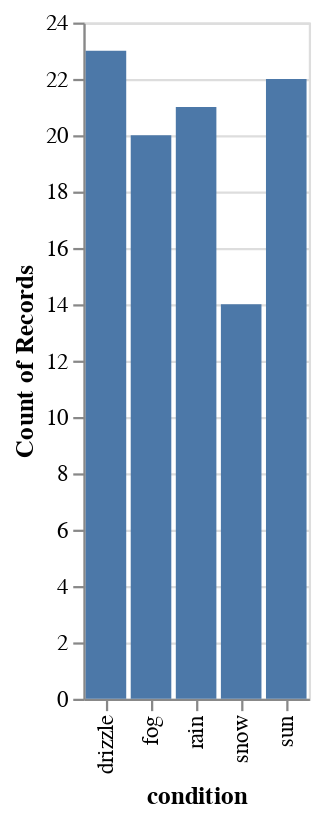

Notebook code for this chart:
### Code cell
base = alt.Chart(df)
bar = base.mark_bar().encode(
    x=alt.X(field='condition', 
            type='nominal', 
            scale=alt.Scale(type='ordinal')),
    y=alt.Y(field='condition', 
            type='nominal', 
            aggregate='count', 
            scale=alt.Scale(type='linear', zero=True))
)
display_chart(bar)

### Figure 1 — Vega-Lite specification as saved in the notebook (floating-point values rounded to 4 significant figures)
{"config": {"view": {"continuousWidth": 400, "continuousHeight": 300}}, "data": {"name": "data-80b0e930866eee6a77413fd6e0890a78"}, "mark": "bar", "encoding": {"x": {"field": "condition", "scale": {"type": "ordinal"}, "type": "nominal"}, "y": {"aggregate": "count", "field": "condition", "scale": {"type": "linear", "zero": true}, "type": "nominal"}}, "$schema": "https://vega.github.io/schema/vega-lite/v4.17.0.json", "datasets": {"data-80b0e930866eee6a77413fd6e0890a78": [{"temperature": 39.36, "wind": 11.56, "precipitation": 88.42, "condition": "fog"}, {"temperature": -5.947, "wind": 86.91, "precipitation": 70.56, "condition": "rain"}, {"temperature": 32.83, "wind": 97.66, "precipitation": 82.66, "condition": "sun"}, {"temperature": 17.53, "wind": 65.53, "precipitation": 53.86, "condition": "snow"}, {"temperature": -6.809, "wind": 37.03, "precipitation": 93.87, "condition": "drizzle"}, {"temperature": 42.36, "wind": 72.01, "precipitation": 40.66, "condition": "sun"}, {"temperature": 12.24, "wind": 24.36, "precipitation": 83.89, "condition": "sun"}, {"temperature": 42.81, "wind": 29.81, "precipitation": 71.55, "condition": "sun"}, {"temperature": 22.54, "wind": 96.88, "precipitation": 57.21, "condition": "rain"}, {"temperature": 22.5, "wind": 73.46, "precipitation": 18.48, "condition": "fog"}, {"temperature": 20.7, "wind": 78.81, "precipitation": 82.06, "condition": "drizzle"}, {"temperature": 25.29, "wind": 80.31, "precipitation": 22.37, "condition": "sun"}, {"temperature": 38.28, "wind": 67.47, "precipitation": 20.74, "condition": "snow"}, {"temperature": 3.673, "wind": 1.012, "precipitation": 18.16, "condition": "fog"}, {"temperature": 43.06, "wind": 60.68, "precipitation": 57.77, "condition": "drizzle"}, {"temperature": 32.27, "wind": 51.25, "precipitation": 82.37, "condition": "sun"}, {"temperature": 20.65, "wind": 17.36, "precipitation": 61.86, "condition": "snow"}, {"temperature": 7.592, "wind": 56.88, "precipitation": 63.84, "condition": "drizzle"}, {"temperature": 34.13, "wind": 53.5, "precipitation": 39.9, "condition": "drizzle"}, {"temperature": 43.35, "wind": 25.61, "precipitation": 80.37, "condition": "sun"}, {"temperature": -0.6671, "wind": 85.49, "precipitation": 74.2, "condition": "fog"}, {"temperature": 27.72, "wind": 92.4, "precipitation": 35.46, "condition": "sun"}, {"temperature": 42.99, "wind": 4.767, "precipitation": 78.85, "condition": "drizzle"}, {"temperature": 12.78, "wind": 70.43, "precipitation": 32.2, "condition": "rain"}, {"temperature": 12.35, "wind": 96.38, "precipitation": 58.32, "condition": "drizzle"}, {"temperature": 16.62, "wind": 79.43, "precipitation": 13.0, "condition": "drizzle"}, {"temperature": 37.42, "wind": 61.35, "precipitation": 43.78, "condition": "rain"}, {"temperature": 4.48, "wind": 49.78, "precipitation": 50.7, "condition": "drizzle"}, {"temperature": 24.1, "wind": 8.979, "precipitation": 30.64, "condition": "sun"}, {"temperature": -5.322, "wind": 61.19, "precipitation": 31.59, "condition": "snow"}, {"temperature": 9.657, "wind": 2.137, "precipitation": 57.55, "condition": "rain"}, {"temperature": 23.09, "wind": 16.85, "precipitation": 49.38, "condition": "snow"}, {"temperature": -0.8911, "wind": 67.44, "precipitation": 44.01, "condition": "drizzle"}, {"temperature": 38.78, "wind": 19.35, "precipitation": 18.48, "condition": "snow"}, {"temperature": 3.421, "wind": 27.41, "precipitation": 32.85, "condition": "fog"}, {"temperature": -5.033, "wind": 94.26, "precipitation": 43.46, "condition": "fog"}, {"temperature": -9.971, "wind": 93.98, "precipitation": 74.78, "condition": "sun"}, {"temperature": 14.88, "wind": 24.79, "precipitation": 51.2, "condition": "drizzle"}, {"temperature": 14.02, "wind": 91.63, "precipitation": 99.5, "condition": "sun"}, {"temperature": 31.31, "wind": 40.9, "precipitation": 74.89, "condition": "rain"}, {"temperature": 30.61, "wind": 42.06, "precipitation": 69.68, "condition": "snow"}, {"temperature": 34.75, "wind": 38.58, "precipitation": 67.83, "condition": "sun"}, {"temperature": 8.121, "wind": 98.8, "precipitation": 21.13, "condition": "drizzle"}, {"temperature": 21.83, "wind": 22.12, "precipitation": 79.23, "condition": "fog"}, {"temperature": 37.98, "wind": 3.931, "precipitation": 14.59, "condition": "rain"}, {"temperature": 25.96, "wind": 30.88, "precipitation": 81.57, "condition": "rain"}, {"temperature": 35.17, "wind": 31.08, "precipitation": 24.19, "condition": "rain"}, {"temperature": 33.36, "wind": 2.925, "precipitation": 12.16, "condition": "fog"}, {"temperature": -3.59, "wind": 86.99, "precipitation": 2.364, "condition": "drizzle"}, {"temperature": 43.53, "wind": 70.61, "precipitation": 66.95, "condition": "rain"}, {"temperature": 1.834, "wind": 75.07, "precipitation": 53.69, "condition": "sun"}, {"temperature": 43.48, "wind": 71.69, "precipitation": 31.73, "condition": "sun"}, {"temperature": 24.71, "wind": 68.3, "precipitation": 20.5, "condition": "snow"}, {"temperature": 16.05, "wind": 53.0, "precipitation": 11.69, "condition": "fog"}, {"temperature": 28.08, "wind": 24.84, "precipitation": 7.757, "condition": "fog"}, {"temperature": 26.31, "wind": 45.03, "precipitation": 31.41, "condition": "fog"}, {"temperature": 25.48, "wind": 87.22, "precipitation": 13.97, "condition": "snow"}, {"temperature": 11.04, "wind": 33.86, "precipitation": 38.97, "condition": "rain"}, {"temperature": 0.8142, "wind": 70.99, "precipitation": 19.27, "condition": "drizzle"}, {"temperature": 25.39, "wind": 68.95, "precipitation": 93.12, "condition": "fog"}, {"temperature": 27.77, "wind": 15.44, "precipitation": 5.294, "condition": "sun"}, {"temperature": 3.055, "wind": 86.43, "precipitation": 2.625, "condition": "rain"}, {"temperature": 39.42, "wind": 47.4, "precipitation": 41.73, "condition": "rain"}, {"temperature": 31.62, "wind": 31.29, "precipitation": 61.66, "condition": "snow"}, {"temperature": 37.73, "wind": 56.11, "precipitation": 81.92, "condition": "fog"}, {"temperature": 29.41, "wind": 46.76, "precipitation": 32.18, "condition": "snow"}, {"temperature": -5.305, "wind": 16.51, "precipitation": 40.73, "condition": "fog"}, {"temperature": 28.25, "wind": 74.65, "precipitation": 8.992, "condition": "drizzle"}, {"temperature": 40.71, "wind": 60.52, "precipitation": 5.486, "condition": "rain"}, {"temperature": 1.286, "wind": 47.74, "precipitation": 77.71, "condition": "drizzle"}, {"temperature": 14.0, "wind": 99.21, "precipitation": 14.9, "condition": "drizzle"}, {"temperature": 18.83, "wind": 96.75, "precipitation": 62.15, "condition": "rain"}, {"temperature": 17.1, "wind": 95.33, "precipitation": 1.769, "condition": "rain"}, {"temperature": 31.6, "wind": 80.13, "precipitation": 19.25, "condition": "drizzle"}, {"temperature": 7.272, "wind": 8.417, "precipitation": 24.49, "condition": "drizzle"}, {"temperature": 6.425, "wind": 39.27, "precipitation": 59.18, "condition": "sun"}, {"temperature": 0.3765, "wind": 94.78, "precipitation": 28.64, "condition": "fog"}, {"temperature": 29.42, "wind": 73.16, "precipitation": 36.38, "condition": "fog"}, {"temperature": 32.58, "wind": 23.57, "precipitation": 21.79, "condition": "sun"}, {"temperature": 40.58, "wind": 12.47, "precipitation": 33.05, "condition": "fog"}, {"temperature": 15.02, "wind": 23.52, "precipitation": 0.5866, "condition": "rain"}, {"temperature": -1.586, "wind": 58.71, "precipitation": 23.7, "condition": "fog"}, {"temperature": 39.84, "wind": 7.925, "precipitation": 73.28, "condition": "snow"}, {"temperature": 30.25, "wind": 53.6, "precipitation": 76.64, "condition": "sun"}, {"temperature": 12.09, "wind": 11.68, "precipitation": 21.31, "condition": "drizzle"}, {"temperature": 20.1, "wind": 35.51, "precipitation": 99.12, "condition": "snow"}, {"temperature": 34.61, "wind": 16.45, "precipitation": 76.58, "condition": "sun"}, {"temperature": 5.33, "wind": 11.49, "precipitation": 23.61, "condition": "rain"}, {"temperature": 10.62, "wind": 89.58, "precipitation": 17.9, "condition": "rain"}, {"temperature": 16.46, "wind": 82.14, "precipitation": 50.53, "condition": "drizzle"}, {"temperature": 30.49, "wind": 85.43, "precipitation": 99.73, "condition": "sun"}, {"temperature": -7.843, "wind": 20.1, "precipitation": 8.5, "condition": "drizzle"}, {"temperature": 23.82, "wind": 30.71, "precipitation": 91.23, "condition": "snow"}, {"temperature": 43.64, "wind": 28.82, "precipitation": 99.71, "condition": "fog"}, {"temperature": 8.982, "wind": 35.92, "precipitation": 91.12, "condition": "fog"}, {"temperature": 26.08, "wind": 63.54, "precipitation": 90.1, "condition": "sun"}, {"temperature": 38.44, "wind": 71.99, "precipitation": 21.22, "condition": "rain"}, {"temperature": 34.79, "wind": 89.27, "precipitation": 41.2, "condition": "sun"}, {"temperature": -5.848, "wind": 57.24, "precipitation": 64.23, "condition": "rain"}, {"temperature": 0.6933, "wind": 72.77, "precipitation": 62.22, "condition": "drizzle"}]}}
